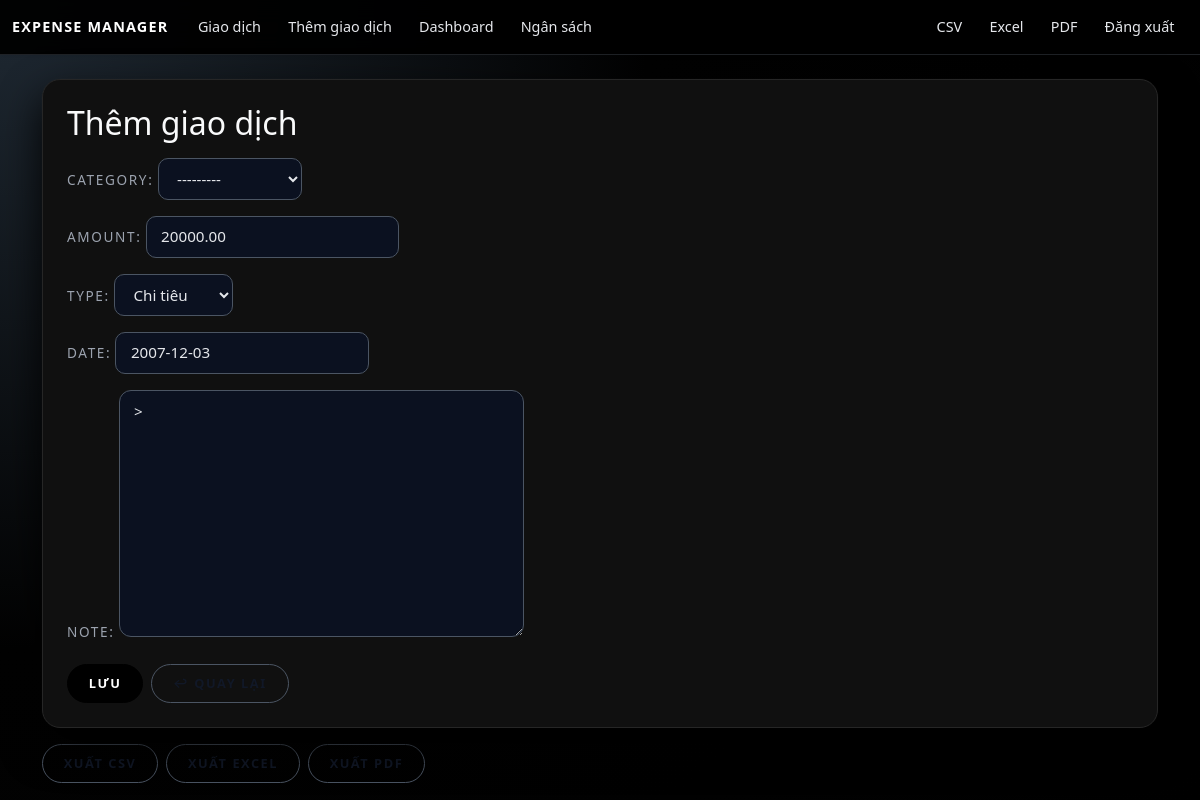
Screenshot of /transactions/6/edit/ (signed in) with the database file from the repository.
### expenses/models.py (models this page shows, shortened)
class Transaction(models.Model):
    TYPE_CHOICES = (
        ('income', 'Thu nhập'),
        ('expense', 'Chi tiêu'),
    )
    user = models.ForeignKey(User, on_delete=models.CASCADE)   # mỗi user có nhiều giao dịch
    amount = models.DecimalField(max_digits=12, decimal_places=2)  # số tiền
    category = models.ForeignKey(Category, on_delete=models.SET_NULL, null=True, blank=True)
    type = models.CharField(max_length=10, choices=TYPE_CHOICES)   # income / expense
    date = models.DateField()   # ngày giao dịch
    note = models.TextField(blank=True)   # ghi chú

### expenses/views.py (the view)
# urls.py: path('transactions/<int:pk>/edit/', views.transaction_edit, name='transaction_edit'),
def transaction_edit(request, pk):
    transaction = get_object_or_404(Transaction, pk=pk, user=request.user)  # chỉ cho chủ sở hữu sửa
    if request.method == "POST":
        form = TransactionForm(request.POST, instance=transaction)
        if form.is_valid():
            updated = form.save(commit=False)
            updated.user = request.user
            updated.save()
            return redirect('transaction_list')
    else:
        form = TransactionForm(instance=transaction)
    return render(request, 'expenses/transaction_form.html', {'form': form, 'edit_mode': True})

### expenses/forms.py
class TransactionForm(forms.ModelForm):
    class Meta:
        model = Transaction
        fields = ["category", "amount", "type", "date", "note"]

### expenses/models.py (called while the page is built)
    def __str__(self):
        return self.name

### expenses/templates/expenses/transaction_form.html (shortened to what this page needs)
{% extends "expenses/base.html" %}
{% block content %}
<div class="card p-4 mb-3">
  <h2 class="mb-3"> Thêm giao dịch</h2>
  <form method="post">
    {{ form.as_p }}
    <div class="mt-3 d-flex gap-2">
      <button type="submit" class="btn btn-dark">
         Lưu
      </button>
      <a href="{% url 'transaction_list' %}" class="btn btn-outline-dark">
      </a>
    </div>
  </form>
</div>
<div class="d-flex gap-2">
  <a href="{% url 'export_csv' %}" class="btn btn-outline-dark btn-sm">Xuất CSV</a>
  <a href="{% url 'export_excel' %}" class="btn btn-outline-dark btn-sm">Xuất Excel</a>
  <a href="{% url 'export_pdf' %}" class="btn btn-outline-dark btn-sm">Xuất PDF</a>
</div>
{% endblock %}

### expenses/templates/expenses/base.html (style rules this page uses)
:root { --exp-bg: #050505; --exp-bg-soft: #101010; --exp-border: #262626; --exp-text: #f9fafb; --exp-text-muted: #9ca3af; --exp-black: #000000; }
* { box-sizing: border-box; }
body { margin: 0; min-height: 100vh; background: radial-gradient(circle at top left, #1f2933 0, #020202 45%, #000000 100%); color: var(--exp-text); font-family: system-ui, -apple-system, BlinkMacSystemFont, "Segoe UI", sans-serif; }
.card { border-radius: 18px; border: 1px solid var(--exp-border); background-color: var(--exp-bg-soft); box-shadow: 0 18px 40px rgba(0, 0, 0, 0.9), 0 0 0 1px rgba(255, 255, 255, 0.01); color: var(--exp-text); }
input[type="text"], input[type="number"], input[type="email"], input[type="password"], input[type="date"], input[type="month"], select, textarea, .form-control, .form-select { background-color: #0b1120; border: 1px solid #4b5563; color: #e5e7eb; border-radius: 10px; font-size: 0.95rem; padding: 0.55rem 0.9rem; }
textarea, textarea.form-control { border-radius: 12px; min-height: 120px; }
input::placeholder, textarea::placeholder { color: #6b7280; font-size: 0.9rem; }
label { font-size: 0.85rem; text-transform: uppercase; letter-spacing: 0.12em; color: var(--exp-text-muted); margin-bottom: 0.35rem; }
.btn-dark, .btn-outline-dark, .btn-primary { border-radius: 999px; text-transform: uppercase; letter-spacing: 0.12em; font-size: 0.8rem; font-weight: 600; padding: 0.55rem 1.4rem; transition: background-color 0.18s ease-out, color 0.18s ease-out, border-color 0.18s ease-out, transform 0.18s ease-out, box-shadow 0.18s ease-out; }
.btn-dark, .btn-primary { background-color: #111827; border-color: #111827; color: #ffffff; }
.btn-outline-dark { background-color: #f9fafb; border-color: #111827; color: #111827; }

### expenses/templates/expenses/transaction_form.html (style rules this page uses)
.btn-dark, .btn-outline-dark { border-radius: 999px; text-transform: uppercase; letter-spacing: 0.12em; font-size: 0.8rem; font-weight: 600; padding: 0.55rem 1.3rem; transition: background-color 0.18s ease-out, color 0.18s ease-out, border-color 0.18s ease-out, transform 0.18s ease-out, box-shadow 0.18s ease-out; }
.btn-dark { background-color: #000000; border-color: #000000; color: #ffffff; }
.btn-outline-dark { background-color: transparent; border-color: #4b5563; color: #111827; }

### rows the page displays
Transaction: category "---------", amount "20000.00", type "Chi tiêu", date "2007-12-03", note ">"
